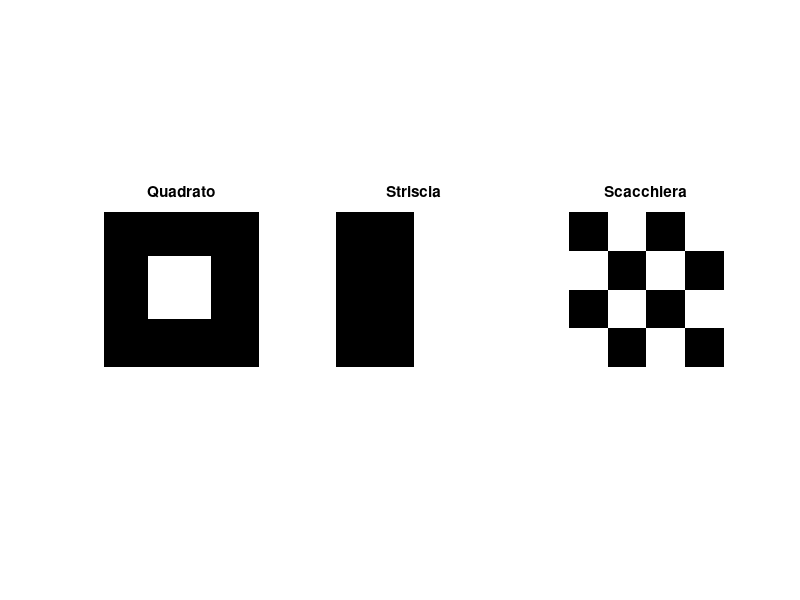

Write MATLAB code to recreate this figure. (Note: this script raises an error after producing the figure.)

dim = 32;

% QUADRATO
img_square = zeros(dim, dim);
img_square(10:22, 10:22) = 255; 

% STRISCIA VERTICALE
img_stripe = zeros(dim, dim);
img_stripe(:, 17:end) = 255;

% SCACCHIERA
img_checker = checkerboard(8, 2, 2) > 0.5;
img_checker = double(img_checker) * 255;
img_checker = imresize(img_checker, [32 32], 'nearest');

figure('Name', 'Pattern di Test', 'NumberTitle', 'off');
subplot(1,3,1); imshow(uint8(img_square)); title('Quadrato');
subplot(1,3,2); imshow(uint8(img_stripe)); title('Striscia');
subplot(1,3,3); imshow(uint8(img_checker)); title('Scacchiera');

salva_matrice(img_square, fullfile('file_txt_originali/immagine_test_quadrato.txt'));
imwrite(uint8(img_square), fullfile('figures/immagini_originali/quadrato.png'));
salva_matrice(img_stripe, fullfile('file_txt_originali/immagine_test_striscia.txt'));
imwrite(uint8(img_stripe), fullfile('figures/immagini_originali/striscia.png'));
salva_matrice(img_checker, fullfile('file_txt_originali/immagine_test_scacchiera.txt'));
imwrite(uint8(img_checker), fullfile('figures/immagini_originali/scacchiera.png'));

function salva_matrice(img, percorso_completo)
    fid = fopen(percorso_completo, 'w'); 
    [rows, cols] = size(img);
    for i = 1:rows
        for j = 1:cols
            fprintf(fid, '%4d ', round(img(i, j)));
        end
        fprintf(fid, '\n');
    end
    fclose(fid);
end
